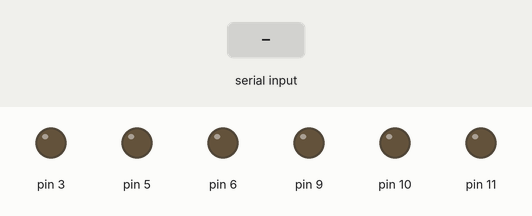
Recording of a sketch running on a simulated Arduino Uno, built with avr-gcc and run on an emulated ATmega328P. Shown: output pins drawn as LEDs (lit = HIGH). The inputs (shaded band) are chosen by the test bench. What the sketch prints to the serial monitor is not drawn.

Above: at 1.2 s.
1.3 s: "+" received over Serial
At 2.5 s:
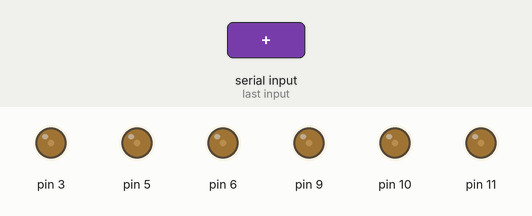
2.8 s: "+" received over Serial
At 3.6 s:
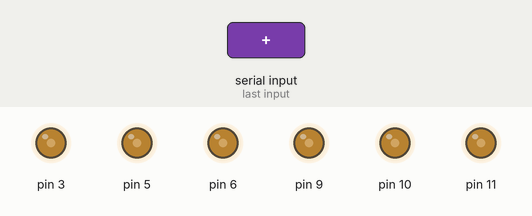
4.3 s: "-" received over Serial
At 4.8 s:
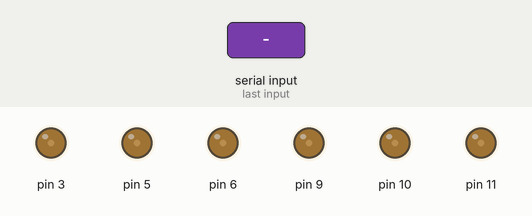
Timing chart, 0 to 7.3 s (numbered marks = the images above; inputs shaded):
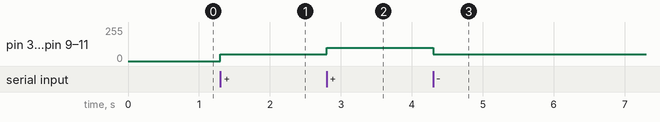

Measured:
- after the input at 1.3 s, pin 3, pin 5, pin 6, pin 9–11: 0/255 → 50/255 at once
- after the input at 2.8 s, pin 3, pin 5, pin 6, pin 9–11: 50/255 → 100/255 at once
- after the input at 4.3 s, pin 3, pin 5, pin 6, pin 9–11: 100/255 → 50/255 at once

The sketch:

practica_03.ino
```cpp
int pwm = 0;
char letra;

void setup() {
  Serial.begin(9600); //abre puerto serial

  pinMode(3, OUTPUT);
  pinMode(5, OUTPUT);
  pinMode(6, OUTPUT);
  pinMode(9, OUTPUT);
  pinMode(10, OUTPUT);
  pinMode(11, OUTPUT);

  Serial.println("Escribe + para aumentar la iluminacion");
  Serial.println("Escribe - para disminuir la iluminacion");
}

void loop() {
  while (Serial.available()) {
    //Si el Puerto está disponible
    //Leemos la letra del puerto serie

    letra = Serial.read();

    if (letra == '+') {
      pwm = pwm + 50;

      analogWrite(3, pwm);
      analogWrite(5, pwm);
      analogWrite(6, pwm);
      analogWrite(9, pwm);
      analogWrite(10, pwm);
      analogWrite(11, pwm);
    }

    if (letra == '-') {
      pwm = pwm - 50;

      analogWrite(3, pwm);
      analogWrite(5, pwm);
      analogWrite(6, pwm);
      analogWrite(9, pwm);
      analogWrite(10, pwm);
      analogWrite(11, pwm);
    }

    if (pwm >= 300) {
      pwm = 255 ;

      analogWrite(3, pwm);
      analogWrite(5, pwm);
      analogWrite(6, pwm);
      analogWrite(9, pwm);
      analogWrite(10, pwm);
      analogWrite(11, pwm);
    }

    if (pwm < 0) {
      pwm = 0 ;

      analogWrite(3, pwm);
      analogWrite(5, pwm);
      analogWrite(6, pwm);
      analogWrite(9, pwm);
      analogWrite(10, pwm);
      analogWrite(11, pwm);
    }
  }
}
```
